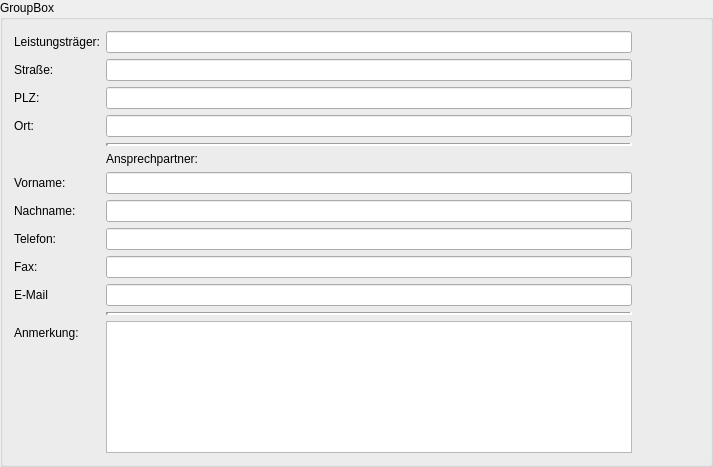
<?xml version="1.0" encoding="UTF-8"?>
<ui version="4.0">
 <class>LeistungstraegerBox</class>
 <widget class="QGroupBox" name="LeistungstraegerBox">
  <property name="geometry">
   <rect>
    <x>0</x>
    <y>0</y>
    <width>713</width>
    <height>467</height>
   </rect>
  </property>
  <property name="maximumSize">
   <size>
    <width>16777215</width>
    <height>470</height>
   </size>
  </property>
  <property name="windowTitle">
   <string>GroupBox</string>
  </property>
  <property name="title">
   <string>GroupBox</string>
  </property>
  <layout class="QHBoxLayout" name="horizontalLayout" stretch="1,5">
   <item>
    <layout class="QFormLayout" name="formLayout">
     <item row="0" column="0">
      <widget class="QLabel" name="leistungstrGerLabel">
       <property name="text">
        <string>Leistungsträger:</string>
       </property>
      </widget>
     </item>
     <item row="0" column="1">
      <widget class="QLineEdit" name="leistungstrGerLineEdit">
       <property name="minimumSize">
        <size>
         <width>526</width>
         <height>0</height>
        </size>
       </property>
       <property name="maximumSize">
        <size>
         <width>526</width>
         <height>16777215</height>
        </size>
       </property>
      </widget>
     </item>
     <item row="6" column="0">
      <widget class="QLabel" name="vornameLabel">
       <property name="text">
        <string>Vorname:</string>
       </property>
      </widget>
     </item>
     <item row="6" column="1">
      <widget class="QLineEdit" name="vornameLineEdit"/>
     </item>
     <item row="7" column="0">
      <widget class="QLabel" name="nachnameLabel">
       <property name="text">
        <string>Nachname:</string>
       </property>
      </widget>
     </item>
     <item row="7" column="1">
      <widget class="QLineEdit" name="nachnameLineEdit"/>
     </item>
     <item row="1" column="0">
      <widget class="QLabel" name="straELabel">
       <property name="text">
        <string>Straße:</string>
       </property>
      </widget>
     </item>
     <item row="1" column="1">
      <widget class="QLineEdit" name="straELineEdit"/>
     </item>
     <item row="2" column="0">
      <widget class="QLabel" name="pLZLabel">
       <property name="text">
        <string>PLZ:</string>
       </property>
      </widget>
     </item>
     <item row="2" column="1">
      <widget class="QLineEdit" name="pLZLineEdit"/>
     </item>
     <item row="3" column="0">
      <widget class="QLabel" name="ortLabel">
       <property name="text">
        <string>Ort:</string>
       </property>
      </widget>
     </item>
     <item row="3" column="1">
      <widget class="QLineEdit" name="ortLineEdit"/>
     </item>
     <item row="4" column="1">
      <widget class="Line" name="line">
       <property name="lineWidth">
        <number>3</number>
       </property>
       <property name="orientation">
        <enum>Qt::Horizontal</enum>
       </property>
      </widget>
     </item>
     <item row="8" column="0">
      <widget class="QLabel" name="telefonLabel">
       <property name="text">
        <string>Telefon:</string>
       </property>
      </widget>
     </item>
     <item row="8" column="1">
      <widget class="QLineEdit" name="telefonLineEdit"/>
     </item>
     <item row="9" column="0">
      <widget class="QLabel" name="faxLabel">
       <property name="text">
        <string>Fax:</string>
       </property>
      </widget>
     </item>
     <item row="9" column="1">
      <widget class="QLineEdit" name="faxLineEdit"/>
     </item>
     <item row="10" column="0">
      <widget class="QLabel" name="eMailLabel">
       <property name="text">
        <string>E-Mail</string>
       </property>
      </widget>
     </item>
     <item row="10" column="1">
      <widget class="QLineEdit" name="eMailLineEdit"/>
     </item>
     <item row="11" column="1">
      <widget class="Line" name="line_2">
       <property name="lineWidth">
        <number>3</number>
       </property>
       <property name="orientation">
        <enum>Qt::Horizontal</enum>
       </property>
      </widget>
     </item>
     <item row="12" column="0">
      <widget class="QLabel" name="label_2">
       <property name="text">
        <string>Anmerkung:</string>
       </property>
      </widget>
     </item>
     <item row="12" column="1">
      <widget class="QTextEdit" name="textEdit"/>
     </item>
     <item row="5" column="1">
      <widget class="QLabel" name="label">
       <property name="text">
        <string>Ansprechpartner:</string>
       </property>
      </widget>
     </item>
    </layout>
   </item>
   <item>
    <spacer name="horizontalSpacer">
     <property name="orientation">
      <enum>Qt::Horizontal</enum>
     </property>
     <property name="sizeHint" stdset="0">
      <size>
       <width>40</width>
       <height>20</height>
      </size>
     </property>
    </spacer>
   </item>
  </layout>
 </widget>
 <resources/>
 <connections/>
</ui>
